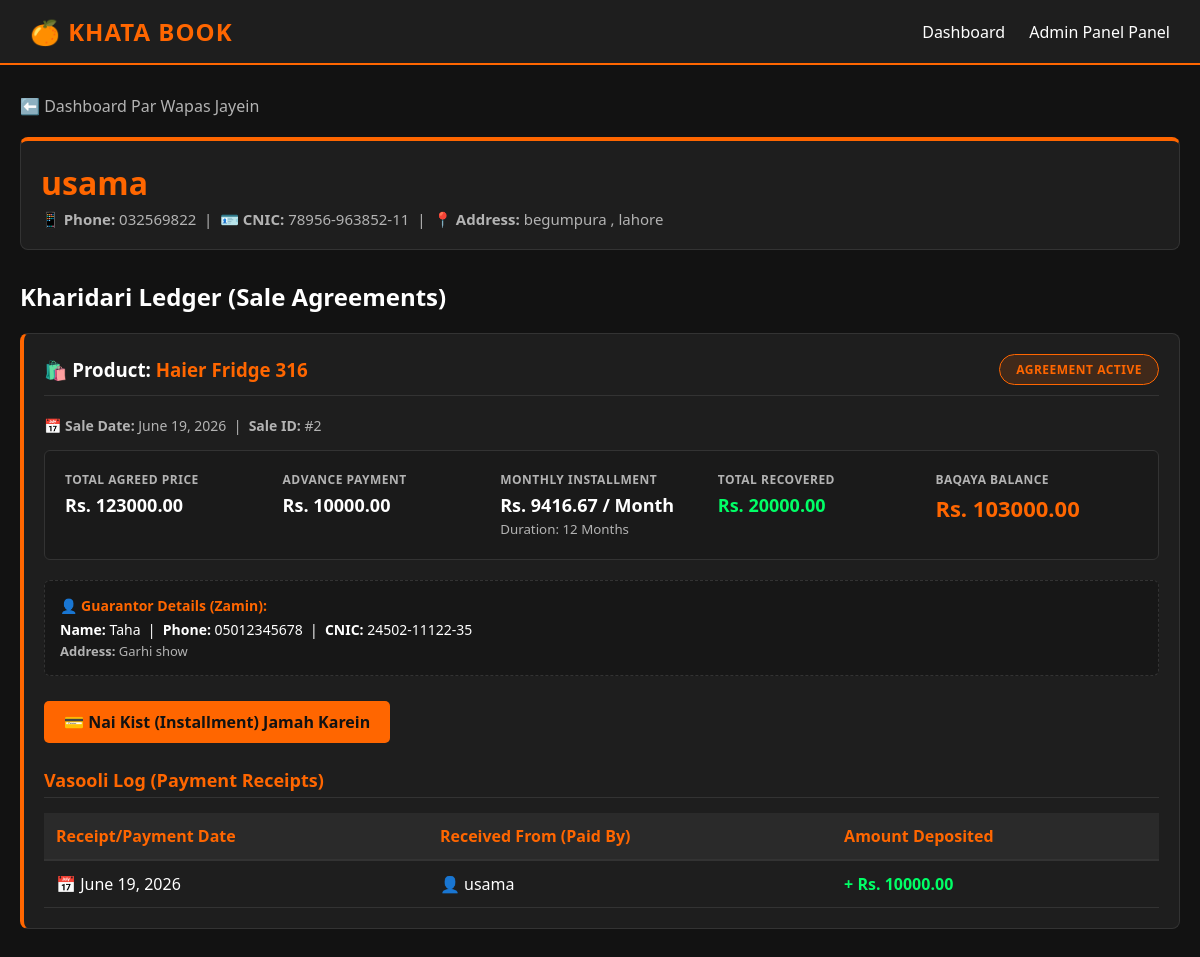
/customer/3/, run on the app's committed database.
### cashbook/models.py (models this page shows, shortened)
class Customer(models.Model):
    name= models.CharField(max_length=255)
    cnic= models.CharField(max_length=15,unique=True)
    phone_no= models.CharField(max_length=15,unique=True)
    address= models.TextField()

class Sale(models.Model):
    STATUS_CHOICES = [
        ('active', 'Active'),
        ('completed', 'Completed'),
        ('overdue', 'Overdue'),
    ]
    customer = models.ForeignKey(Customer, on_delete=models.CASCADE, related_name='sales')
    product = models.ForeignKey(Product, on_delete=models.PROTECT)
    guarantor = models.ForeignKey(Guarantor, on_delete=models.SET_NULL, null=True, blank=True)
    total_installments = models.IntegerField(help_text="Total number of months/installments")
    advance_payment = models.DecimalField(max_digits=10, decimal_places=2, default=0.00)
    agreed_selling_price = models.DecimalField(max_digits=10, decimal_places=2, help_text="Final price for this installment deal")
    sale_date = models.DateField()
    status = models.CharField(max_length=15, choices=STATUS_CHOICES, default='active')
    @property
    def monthly_installment_amount(self):
        net_installment_amount = self.agreed_selling_price - self.advance_payment
        if self.total_installments > 0:
            return round(net_installment_amount / self.total_installments, 2)
        return 0
    @property
    def total_paid(self):
        payments_sum = self.payments.aggregate(total=models.Sum('amount_paid'))['total'] or 0
        return self.advance_payment + payments_sum
    @property
    def remaining_amount(self):
        return self.agreed_selling_price - self.total_paid

class Product(models.Model):
    name = models.CharField(max_length=255)
    actual_price = models.DecimalField(max_digits=10, decimal_places=2) # Cost price
    selling_price = models.DecimalField(max_digits=10, decimal_places=2) # Base retail price

class Guarantor(models.Model):
    name = models.CharField(max_length=255)
    phone_no = models.CharField(max_length=15)
    cnic = models.CharField(max_length=15)
    address = models.TextField()

class Payment(models.Model):
    sale = models.ForeignKey(Sale, on_delete=models.CASCADE, related_name='payments')
    paid_by = models.CharField(max_length=255, help_text="Name of the individual handing over the money")
    amount_paid = models.DecimalField(max_digits=10, decimal_places=2)
    date_paid = models.DateField()

### cashbook/views.py (the view)
# urls.py: path('customer/<int:customer_id>/', views.customer_detail_view, name='customer_detail'),
def customer_detail_view(request, customer_id):
    customer = get_object_or_404(Customer, id=customer_id)
    sales = customer.sales.all()
    return render(request, 'cashbook/customer_detail.html', {'customer': customer, 'sales': sales})

### cashbook/templates/cashbook/customer_detail.html (shortened to what this page needs)
{% extends 'cashbook/base.html' %}
{% block content %}
<a href="{% url 'dashboard' %}" class="back-link">⬅️ Dashboard Par Wapas Jayein</a>
<div class="card profile-card">
    <h1 style="color: var(--primary-orange); margin-bottom: 5px;">{{ customer.name }}</h1>
    <p style="color: var(--text-muted); font-size: 15px;">
        📱 <strong>Phone:</strong> {{ customer.phone_no }} &nbsp;|&nbsp;
        🪪 <strong>CNIC:</strong> {{ customer.cnic }} &nbsp;|&nbsp;
        📍 <strong>Address:</strong> {{ customer.address }}
    </p>
</div>
<h2 style="margin-bottom: 20px;">Kharidari Ledger (Sale Agreements)</h2>
{% for sale in sales %}
<div class="card sale-agreement-card">
    <div class="sale-header">
        <h3>🛍️ Product: <span style="color: var(--primary-orange);">{{ sale.product.name }}</span></h3>
        <span class="status-badge {% if sale.status == 'active' %}status-active{% elif sale.status == 'completed' %}status-completed{% else %}status-overdue{% endif %}">
            Agreement {{ sale.status }}
        </span>
    </div>
    <p style="color: var(--text-muted); font-size: 14px; margin-bottom: 15px;">
        📅 <strong>Sale Date:</strong> {{ sale.sale_date }} &nbsp;|&nbsp; <strong>Sale ID:</strong> #{{ sale.id }}
    </p>
    <div class="financial-grid">
        <div class="metric-box">
            <h5>Total Agreed Price</h5>
            <p>Rs. {{ sale.agreed_selling_price }}</p>
        </div>
        <div class="metric-box">
            <h5>Advance Payment</h5>
            <p>Rs. {{ sale.advance_payment }}</p>
        </div>
        <div class="metric-box">
            <h5>Monthly Installment</h5>
            <p>Rs. {{ sale.monthly_installment_amount }} / Month</p>
            <small style="color: var(--text-muted);">Duration: {{ sale.total_installments }} Months</small>
        </div>
        <div class="metric-box">
            <h5>Total Recovered</h5>
            <p style="color: #00ff66;">Rs. {{ sale.total_paid }}</p>
        </div>
        <div class="metric-box">
            <h5>Baqaya Balance</h5>
            <p class="highlight-balance">Rs. {{ sale.remaining_amount }}</p>
        </div>
    </div>
    {% if sale.guarantor %}
    <div class="guarantor-box">
        <h4 style="font-size: 14px; color: var(--primary-orange); margin-bottom: 5px;">👤 Guarantor Details (Zamin):</h4>
        <p style="font-size: 14px;">
            <strong>Name:</strong> {{ sale.guarantor.name }} &nbsp;|&nbsp;
            <strong>Phone:</strong> {{ sale.guarantor.phone_no }} &nbsp;|&nbsp;
            <strong>CNIC:</strong> {{ sale.guarantor.cnic }}
        </p>
        <p style="font-size: 13px; color: var(--text-muted); margin-top: 3px;"><strong>Address:</strong> {{ sale.guarantor.address }}</p>
    </div>
    {% else %}
    <div class="guarantor-box" style="border-style: solid; background-color: transparent;">
        <p style="font-size: 14px; color: var(--text-muted);">⚠️ Is transaction ka koi guarantor registered nahi hai.</p>
    </div>
    {% endif %}
    {% if sale.status != 'completed' %}
    <div class="action-container">
        <a href="/sale/{{ sale.id }}/payment/add/" class="btn-orange">
            💳 Nai Kist (Installment) Jamah Karein
        </a>
    </div>
    {% endif %}
    <h4 class="table-section-title">Vasooli Log (Payment Receipts)</h4>
    <table class="custom-table">
        <thead>
            <tr>
                <th>Receipt/Payment Date</th>
                <th>Received From (Paid By)</th>
                <th>Amount Deposited</th>
            </tr>
        </thead>
        <tbody>
            {% for payment in sale.payments.all %}
            <tr>
                <td>📅 {{ payment.date_paid }}</td>
                <td>👤 {{ payment.paid_by }}</td>
                <td style="color: #00ff66; font-weight: bold;">+ Rs. {{ payment.amount_paid }}</td>
            </tr>
            {% empty %}
            <tr>
                <td colspan="3" style="color: var(--text-muted); text-align: center; padding: 20px;">
                    Is saude/agreement ki abhi tak koi monthly kist jama nahi hui hai.
                </td>
            </tr>
            {% endfor %}
        </tbody>
    </table>
</div>
{% endfor %}
{% endblock %}

### cashbook/templates/cashbook/base.html (style rules this page uses)
:root { --bg-dark: #121212; --bg-card: #1e1e1e; --primary-orange: #ff6600; --text-light: #ffffff; --text-muted: #b3b3b3; --border-color: #333333; }
* { margin: 0; padding: 0; box-sizing: border-box; font-family: 'Segoe UI', Tahoma, Geneva, Verdana, sans-serif; }
body { background-color: var(--bg-dark); color: var(--text-light); min-height: 100vh; }
.card { background-color: var(--bg-card); border: 1px solid var(--border-color); border-radius: 8px; padding: 20px; margin-bottom: 20px; }
.btn-orange { background-color: var(--primary-orange); color: var(--bg-dark); border: none; padding: 10px 20px; border-radius: 5px; font-weight: bold; cursor: pointer; text-decoration: none; display: inline-block; transition: background 0.3s, transform 0.2s; }
.custom-table { width: 100%; border-collapse: collapse; margin-top: 15px; }
.custom-table th { background-color: #2a2a2a; color: var(--primary-orange); text-align: left; padding: 12px; border-bottom: 2px solid var(--border-color); }
.custom-table td { padding: 12px; border-bottom: 1px solid var(--border-color); }

### cashbook/templates/cashbook/customer_detail.html (style rules this page uses)
.back-link { display: inline-block; margin-bottom: 20px; color: var(--text-muted); text-decoration: none; font-weight: 500; transition: color 0.3s; }
.profile-card { border-top: 4px solid var(--primary-orange); margin-bottom: 30px; }
.sale-agreement-card { border-left: 4px solid var(--primary-orange); margin-bottom: 40px; position: relative; }
.sale-header { display: flex; justify-content: space-between; align-items: center; margin-bottom: 20px; border-bottom: 1px solid var(--border-color); padding-bottom: 10px; }
.status-badge { padding: 6px 16px; border-radius: 20px; font-size: 12px; font-weight: bold; text-transform: uppercase; letter-spacing: 0.5px; }
.status-active { background-color: rgba(255, 102, 0, 0.15); color: var(--primary-orange); border: 1px solid var(--primary-orange); }
.financial-grid { display: grid; grid-template-columns: repeat(auto-fit, minmax(200px, 1fr)); gap: 15px; background-color: #1a1a1a; padding: 20px; border-radius: 6px; margin-bottom: 20px; border: 1px solid var(--border-color); }
.metric-box h5 { color: var(--text-muted); font-size: 12px; text-transform: uppercase; margin-bottom: 5px; letter-spacing: 0.5px; }
.metric-box p { font-size: 18px; font-weight: 600; }
.metric-box .highlight-balance { color: var(--primary-orange); font-size: 22px; }
.guarantor-box { background-color: #171717; border: 1px dashed var(--border-color); padding: 15px; border-radius: 6px; margin: 20px 0; }
.action-container { margin: 25px 0; }
.table-section-title { color: var(--primary-orange); margin-top: 25px; margin-bottom: 10px; font-size: 18px; border-bottom: 1px solid var(--border-color); padding-bottom: 5px; }

### data on the page
Customer: name "usama", phone_no "032569822", cnic "78956-963852-11", address "begumpura , lahore"
Sale: product.name "Haier Fridge 316", status "ACTIVE", sale_date "June 19, 2026", id "2", agreed_selling_price "123000.00", advance_payment "10000.00", monthly_installment_amount "9416.67", total_installments "12", total_paid "20000.00", remaining_amount "103000.00", guarantor.name "Taha", guarantor.phone_no "05012345678", guarantor.cnic "24502-11122-35", guarantor.address "Garhi show"
Payment: date_paid "June 19, 2026", paid_by "usama", amount_paid "10000.00"
